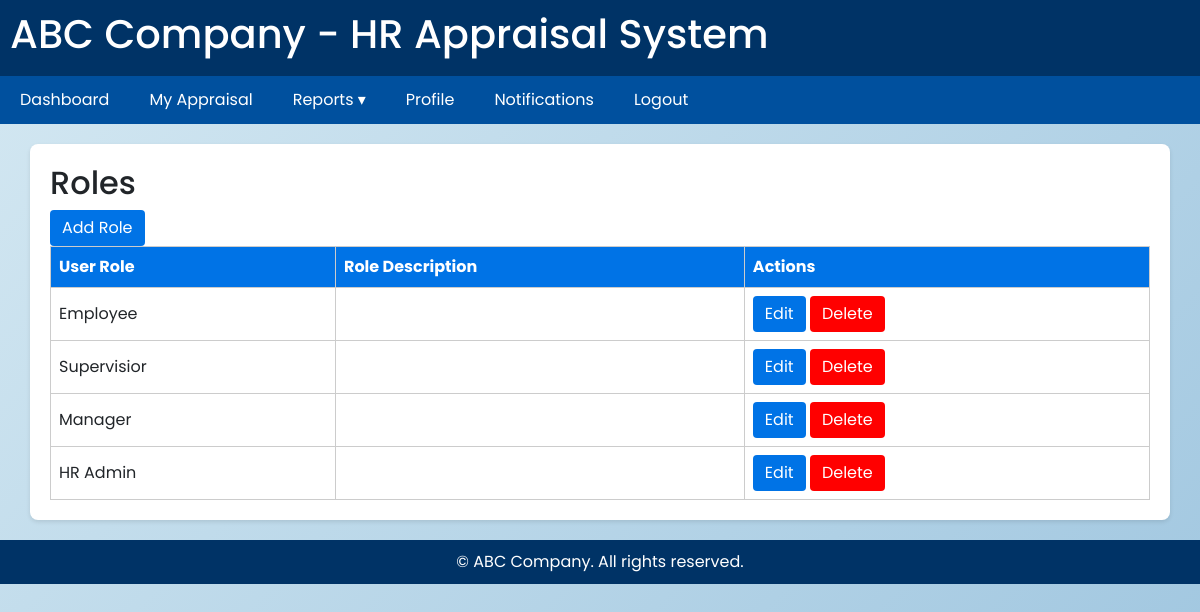
The app's page /masters/roles/ (signed in), older data.
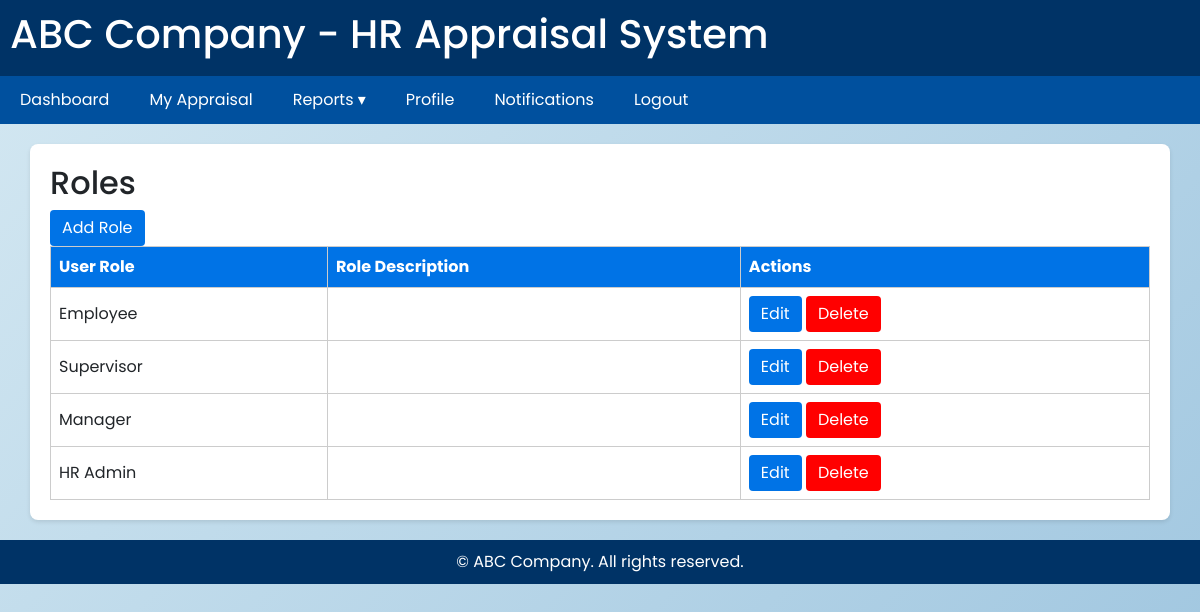
The same page, newer data.
### masters/models.py (models this page shows, shortened)
class Role(models.Model):
    role_name = models.CharField(max_length=100)
    description = models.TextField(blank=True, null=True)

### masters/views.py (the view)
# urls.py: path("roles/", views.RoleList.as_view(), name="roles_list"),
class RoleList(LoginRequiredMixin, ListView):
    model = Role
    template_name = "masters/roles_list.html"
    context_object_name = "roles"
    login_url = '/accounts/login/'      # where to redirect if not logged in
    redirect_field_name = 'next'

### masters/context_processors.py (called while the page is built)
def role_name(request):
    if request.user.is_authenticated:
        try:
            employee = Employee.objects.get(user=request.user)
            return {"role_name": employee.role.role_name.lower()}
        except Employee.DoesNotExist:
            return {"role_name": None}
    return {"role_name": None}

### templates/masters/roles_list.html (shortened to what this page needs)
{% extends "base.html" %}
{% block content %}
<div class="container">
  <h2>Roles</h2>
  <a class="btn" href="{% url 'masters:roles_add' %}">Add Role</a>
  <table>
    <tr>
      <th>User Role</th>
      <th>Role Description</th>
      <th>Actions</th>
    </tr>
    {% for role in roles %}
    <tr>
      <td>{{ role.role_name }}</td>
      <td>{{ role.description }}</td>
      <td>
        <a href="{% url 'masters:roles_edit' role.id %}" class="btn">Edit</a>
        <a href="{% url 'masters:roles_delete' role.id %}" class="btn" style="background-color:red;">Delete</a>
      </td>
    </tr>
    {% empty %}
    <tr><td colspan="3">No roles available</td></tr>
    {% endfor %}
  </table>
</div>
{% endblock %}

Row changes from the older to the newer data that the page shows:
changed Role: role_name "Supervisior" → "Supervisor"
